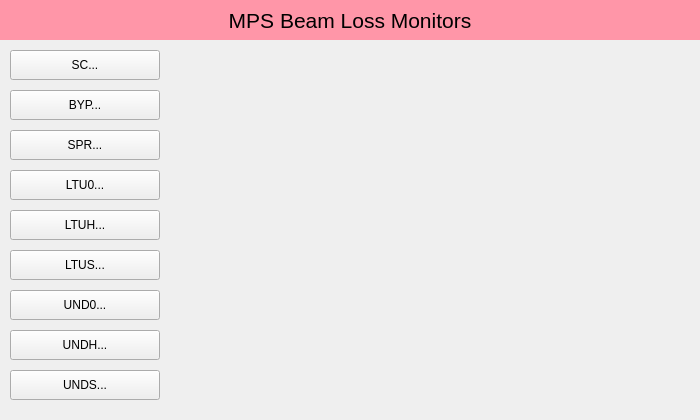
<?xml version="1.0" encoding="UTF-8"?>
<ui version="4.0">
 <class>Form</class>
 <widget class="QWidget" name="Form">
  <property name="geometry">
   <rect>
    <x>0</x>
    <y>0</y>
    <width>700</width>
    <height>420</height>
   </rect>
  </property>
  <property name="windowTitle">
   <string>MPS BLMs</string>
  </property>
  <widget class="QLabel" name="label">
   <property name="geometry">
    <rect>
     <x>0</x>
     <y>0</y>
     <width>700</width>
     <height>40</height>
    </rect>
   </property>
   <property name="font">
    <font>
     <pointsize>16</pointsize>
    </font>
   </property>
   <property name="styleSheet">
    <string notr="true">background-color: rgb(255, 150, 168);</string>
   </property>
   <property name="text">
    <string>MPS Beam Loss Monitors</string>
   </property>
   <property name="alignment">
    <set>Qt::AlignCenter</set>
   </property>
  </widget>
  <widget class="PyDMRelatedDisplayButton" name="PyDMRelatedDisplayButton">
   <property name="geometry">
    <rect>
     <x>10</x>
     <y>90</y>
     <width>150</width>
     <height>30</height>
    </rect>
   </property>
   <property name="toolTip">
    <string/>
   </property>
   <property name="text">
    <string>BYP...</string>
   </property>
   <property name="filenames" stdset="0">
    <stringlist>
     <string>$PHYSICS_TOP/mps_configuration/current/display/blms/blms_BYP.ui</string>
    </stringlist>
   </property>
   <property name="openInNewWindow" stdset="0">
    <bool>true</bool>
   </property>
  </widget>
  <widget class="PyDMRelatedDisplayButton" name="PyDMRelatedDisplayButton_2">
   <property name="geometry">
    <rect>
     <x>10</x>
     <y>170</y>
     <width>150</width>
     <height>30</height>
    </rect>
   </property>
   <property name="toolTip">
    <string/>
   </property>
   <property name="text">
    <string>LTU0...</string>
   </property>
   <property name="filenames" stdset="0">
    <stringlist>
     <string>$PHYSICS_TOP/mps_configuration/current/display/blms/blms_LTU0.ui</string>
    </stringlist>
   </property>
   <property name="openInNewWindow" stdset="0">
    <bool>true</bool>
   </property>
  </widget>
  <widget class="PyDMRelatedDisplayButton" name="PyDMRelatedDisplayButton_3">
   <property name="geometry">
    <rect>
     <x>10</x>
     <y>210</y>
     <width>150</width>
     <height>30</height>
    </rect>
   </property>
   <property name="toolTip">
    <string/>
   </property>
   <property name="text">
    <string>LTUH...</string>
   </property>
   <property name="filenames" stdset="0">
    <stringlist>
     <string>$PHYSICS_TOP/mps_configuration/current/display/blms/blms_LTUH.ui</string>
    </stringlist>
   </property>
   <property name="openInNewWindow" stdset="0">
    <bool>true</bool>
   </property>
  </widget>
  <widget class="PyDMRelatedDisplayButton" name="PyDMRelatedDisplayButton_4">
   <property name="geometry">
    <rect>
     <x>10</x>
     <y>250</y>
     <width>150</width>
     <height>30</height>
    </rect>
   </property>
   <property name="toolTip">
    <string/>
   </property>
   <property name="text">
    <string>LTUS...</string>
   </property>
   <property name="filenames" stdset="0">
    <stringlist>
     <string>$PHYSICS_TOP/mps_configuration/current/display/blms/blms_LTUS.ui</string>
    </stringlist>
   </property>
   <property name="openInNewWindow" stdset="0">
    <bool>true</bool>
   </property>
  </widget>
  <widget class="PyDMRelatedDisplayButton" name="PyDMRelatedDisplayButton_5">
   <property name="geometry">
    <rect>
     <x>10</x>
     <y>50</y>
     <width>150</width>
     <height>30</height>
    </rect>
   </property>
   <property name="toolTip">
    <string/>
   </property>
   <property name="text">
    <string>SC...</string>
   </property>
   <property name="filenames" stdset="0">
    <stringlist>
     <string>$PHYSICS_TOP/mps_configuration/current/display/blms/blms_SC.ui</string>
    </stringlist>
   </property>
   <property name="openInNewWindow" stdset="0">
    <bool>true</bool>
   </property>
  </widget>
  <widget class="PyDMRelatedDisplayButton" name="PyDMRelatedDisplayButton_6">
   <property name="geometry">
    <rect>
     <x>10</x>
     <y>130</y>
     <width>150</width>
     <height>30</height>
    </rect>
   </property>
   <property name="toolTip">
    <string/>
   </property>
   <property name="text">
    <string>SPR...</string>
   </property>
   <property name="filenames" stdset="0">
    <stringlist>
     <string>$PHYSICS_TOP/mps_configuration/current/display/blms/blms_SPR.ui</string>
    </stringlist>
   </property>
   <property name="openInNewWindow" stdset="0">
    <bool>true</bool>
   </property>
  </widget>
  <widget class="PyDMRelatedDisplayButton" name="PyDMRelatedDisplayButton_7">
   <property name="geometry">
    <rect>
     <x>10</x>
     <y>290</y>
     <width>150</width>
     <height>30</height>
    </rect>
   </property>
   <property name="toolTip">
    <string/>
   </property>
   <property name="text">
    <string>UND0...</string>
   </property>
   <property name="filenames" stdset="0">
    <stringlist>
     <string>$PHYSICS_TOP/mps_configuration/current/display/blms/blms_UND0.ui</string>
    </stringlist>
   </property>
   <property name="openInNewWindow" stdset="0">
    <bool>true</bool>
   </property>
  </widget>
  <widget class="PyDMRelatedDisplayButton" name="PyDMRelatedDisplayButton_8">
   <property name="geometry">
    <rect>
     <x>10</x>
     <y>330</y>
     <width>150</width>
     <height>30</height>
    </rect>
   </property>
   <property name="toolTip">
    <string/>
   </property>
   <property name="text">
    <string>UNDH...</string>
   </property>
   <property name="filenames" stdset="0">
    <stringlist>
     <string>$PHYSICS_TOP/mps_configuration/current/display/blms/blms_UNDH.ui</string>
    </stringlist>
   </property>
   <property name="openInNewWindow" stdset="0">
    <bool>true</bool>
   </property>
  </widget>
  <widget class="PyDMRelatedDisplayButton" name="PyDMRelatedDisplayButton_9">
   <property name="geometry">
    <rect>
     <x>10</x>
     <y>370</y>
     <width>150</width>
     <height>30</height>
    </rect>
   </property>
   <property name="toolTip">
    <string/>
   </property>
   <property name="text">
    <string>UNDS...</string>
   </property>
   <property name="filenames" stdset="0">
    <stringlist>
     <string>$PHYSICS_TOP/mps_configuration/current/display/blms/blms_UNDS.ui</string>
    </stringlist>
   </property>
   <property name="openInNewWindow" stdset="0">
    <bool>true</bool>
   </property>
  </widget>
 </widget>
 <customwidgets>
  <customwidget>
   <class>PyDMRelatedDisplayButton</class>
   <extends>QPushButton</extends>
   <header>pydm.widgets.related_display_button</header>
  </customwidget>
 </customwidgets>
 <resources/>
 <connections/>
</ui>
